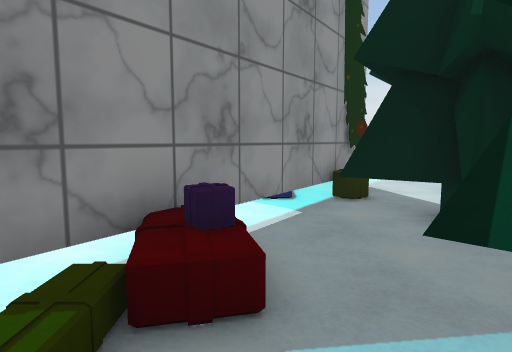
view 1 (above)

18 first-person views from a walk through a Unity game level. The camera is 1.3 m above the floor, tilts 6° down and sees 75° across. The floor is counted in squares, 1 m on a side. Each view is taken from the middle of a square. On the plan, view 1 faces up. The plan holds only what a view shows up to about 14 squares ahead; the rest is blank. Some surface patterns are stand-ins.

view 2
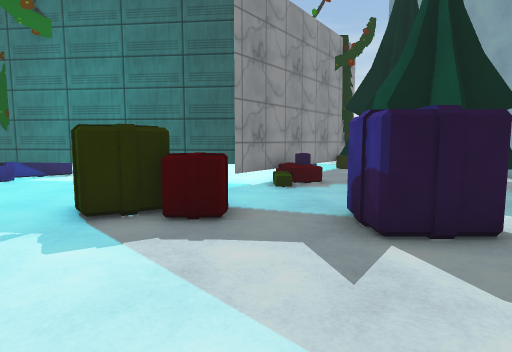

view 3
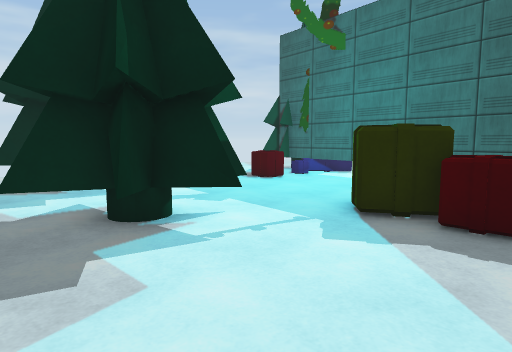

view 4
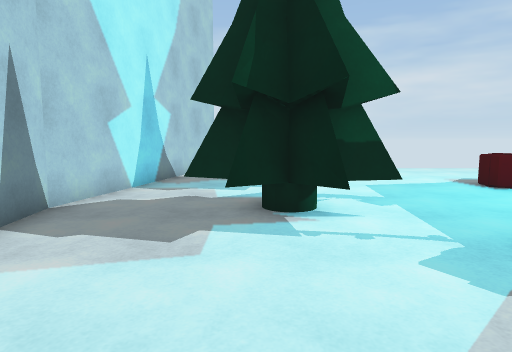

view 5
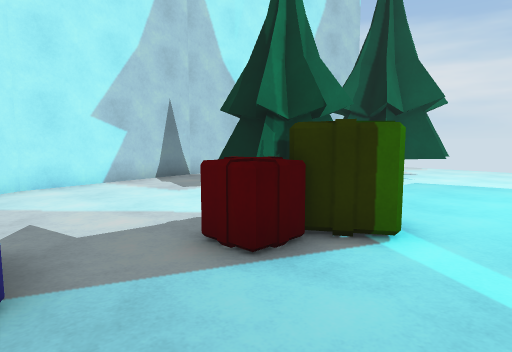

view 6
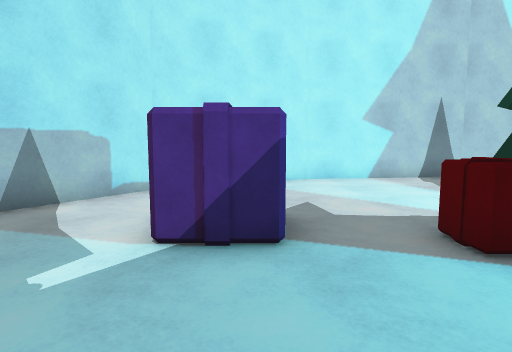

view 7
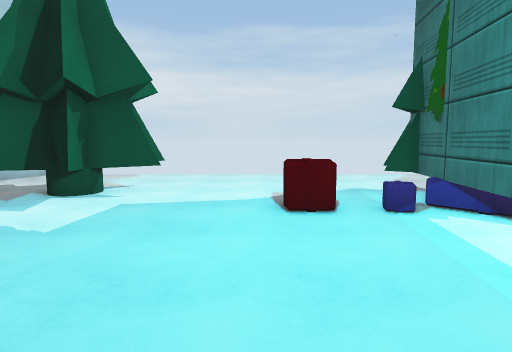

view 8
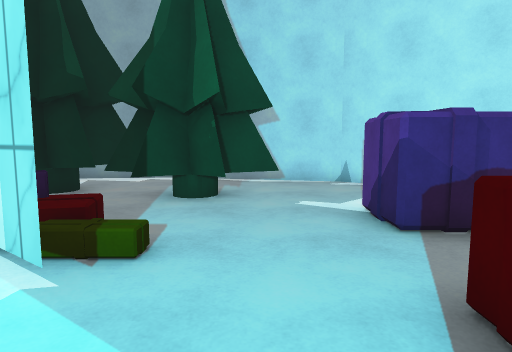

view 9
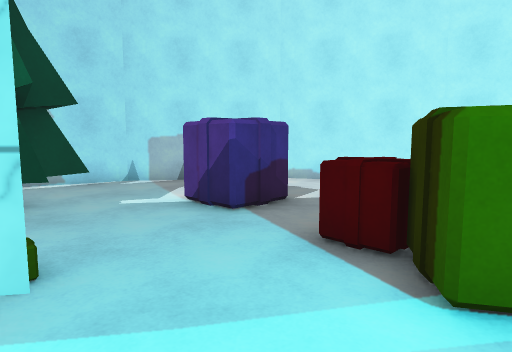

view 10
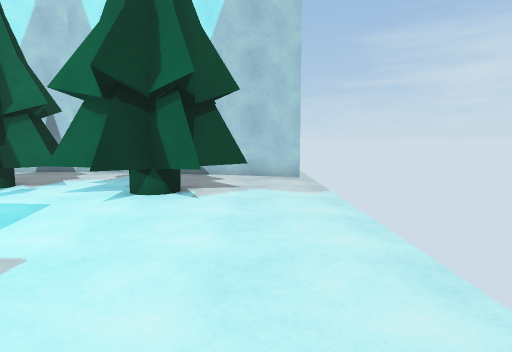

view 11
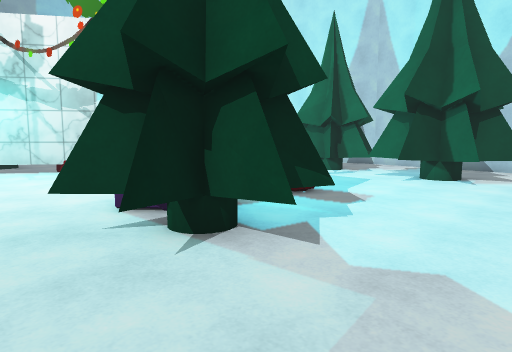

view 12
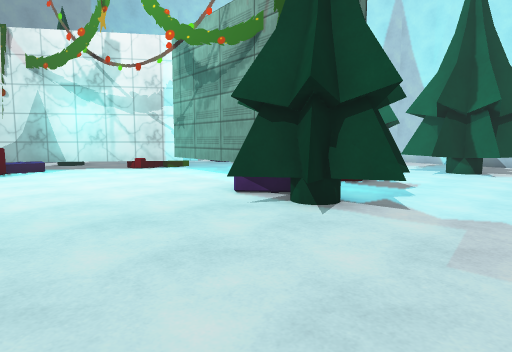

view 13
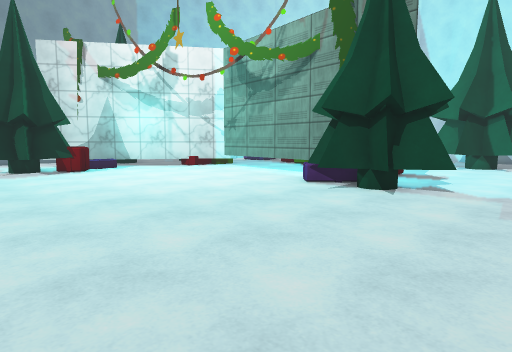

view 14
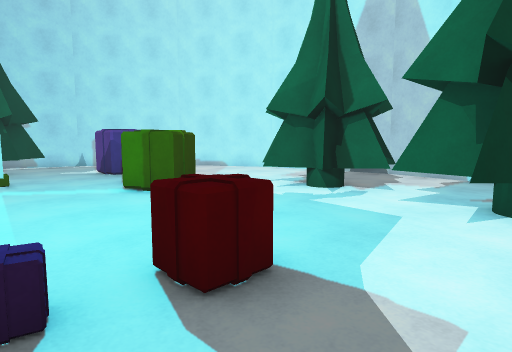

view 15
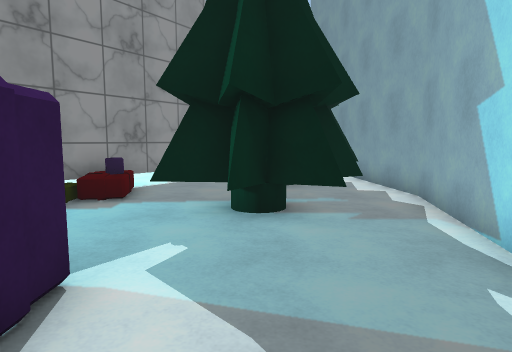

view 16
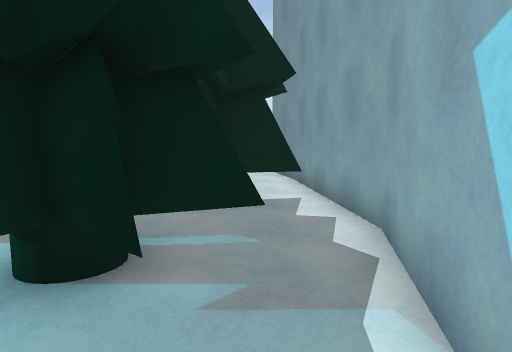

view 17
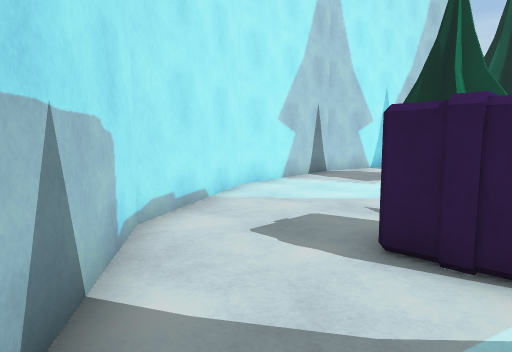

view 18
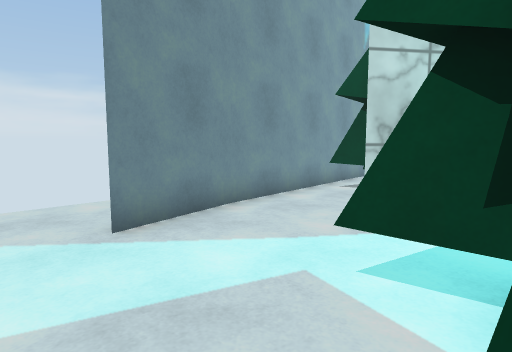

### Floor plan
Key: @ floor where view 1 was taken; # wall or solid block; . floor; T tree; O other object.
Columns run from 17 left of view 1 to 8 right of it. Each row starts with its distance up from view 1.
 14  . ...            . ...
 13   ...........     T.......
 12  ................TTT...#..
 11  ...............TTTT...#
 10  ...............TT  #. #
  9  ...............OO ## .#
  8  .................OO...#
  7  ...T.T.........  #T  .##
  6  ...TTT..........##TT TT#
  5  ..TTTTTO. .....###TTTT #
  4  ...TTTT## .....#..TTTTT#
  3  ........########...TT. #
  2  ..............#O.TTTTT #
  1  .....OO..........TTTTT##
  0  ................@..TT.#
 -1  ...........OO.........#
 -2  ...........OOO..OO....#
 -3  ..TTT......O.O..OO...##
 -4  ..TTTTT.TT......OO..##
 -5  .TTTTT.TTTT.........#
 -6  ..TTT..TTTT........##
 -7  ....T..T.T........##
 -8 ##...............###
 -9  ######....... ###
-10       #########

Positions as (right, up) in squares from view 1, and headings:
1: (0, 0), facing up
2: (-2, -8), facing up
3: (-2, -8), facing up-left
4: (-1, -6), facing left
5: (0, 1), facing down-left
6: (0, 2), facing down
7: (-4, 0), facing left
8: (-5, 0), facing right
9: (-5, 2), facing down-right
10: (-15, 4), facing down
11: (-16, 8), facing down-right
12: (-16, 11), facing down-right
13: (-16, 14), facing down-right
14: (-13, 3), facing down-right
15: (3, -5), facing up
16: (5, -2), facing up
17: (5, -2), facing down-left
18: (1, 14), facing down-right
